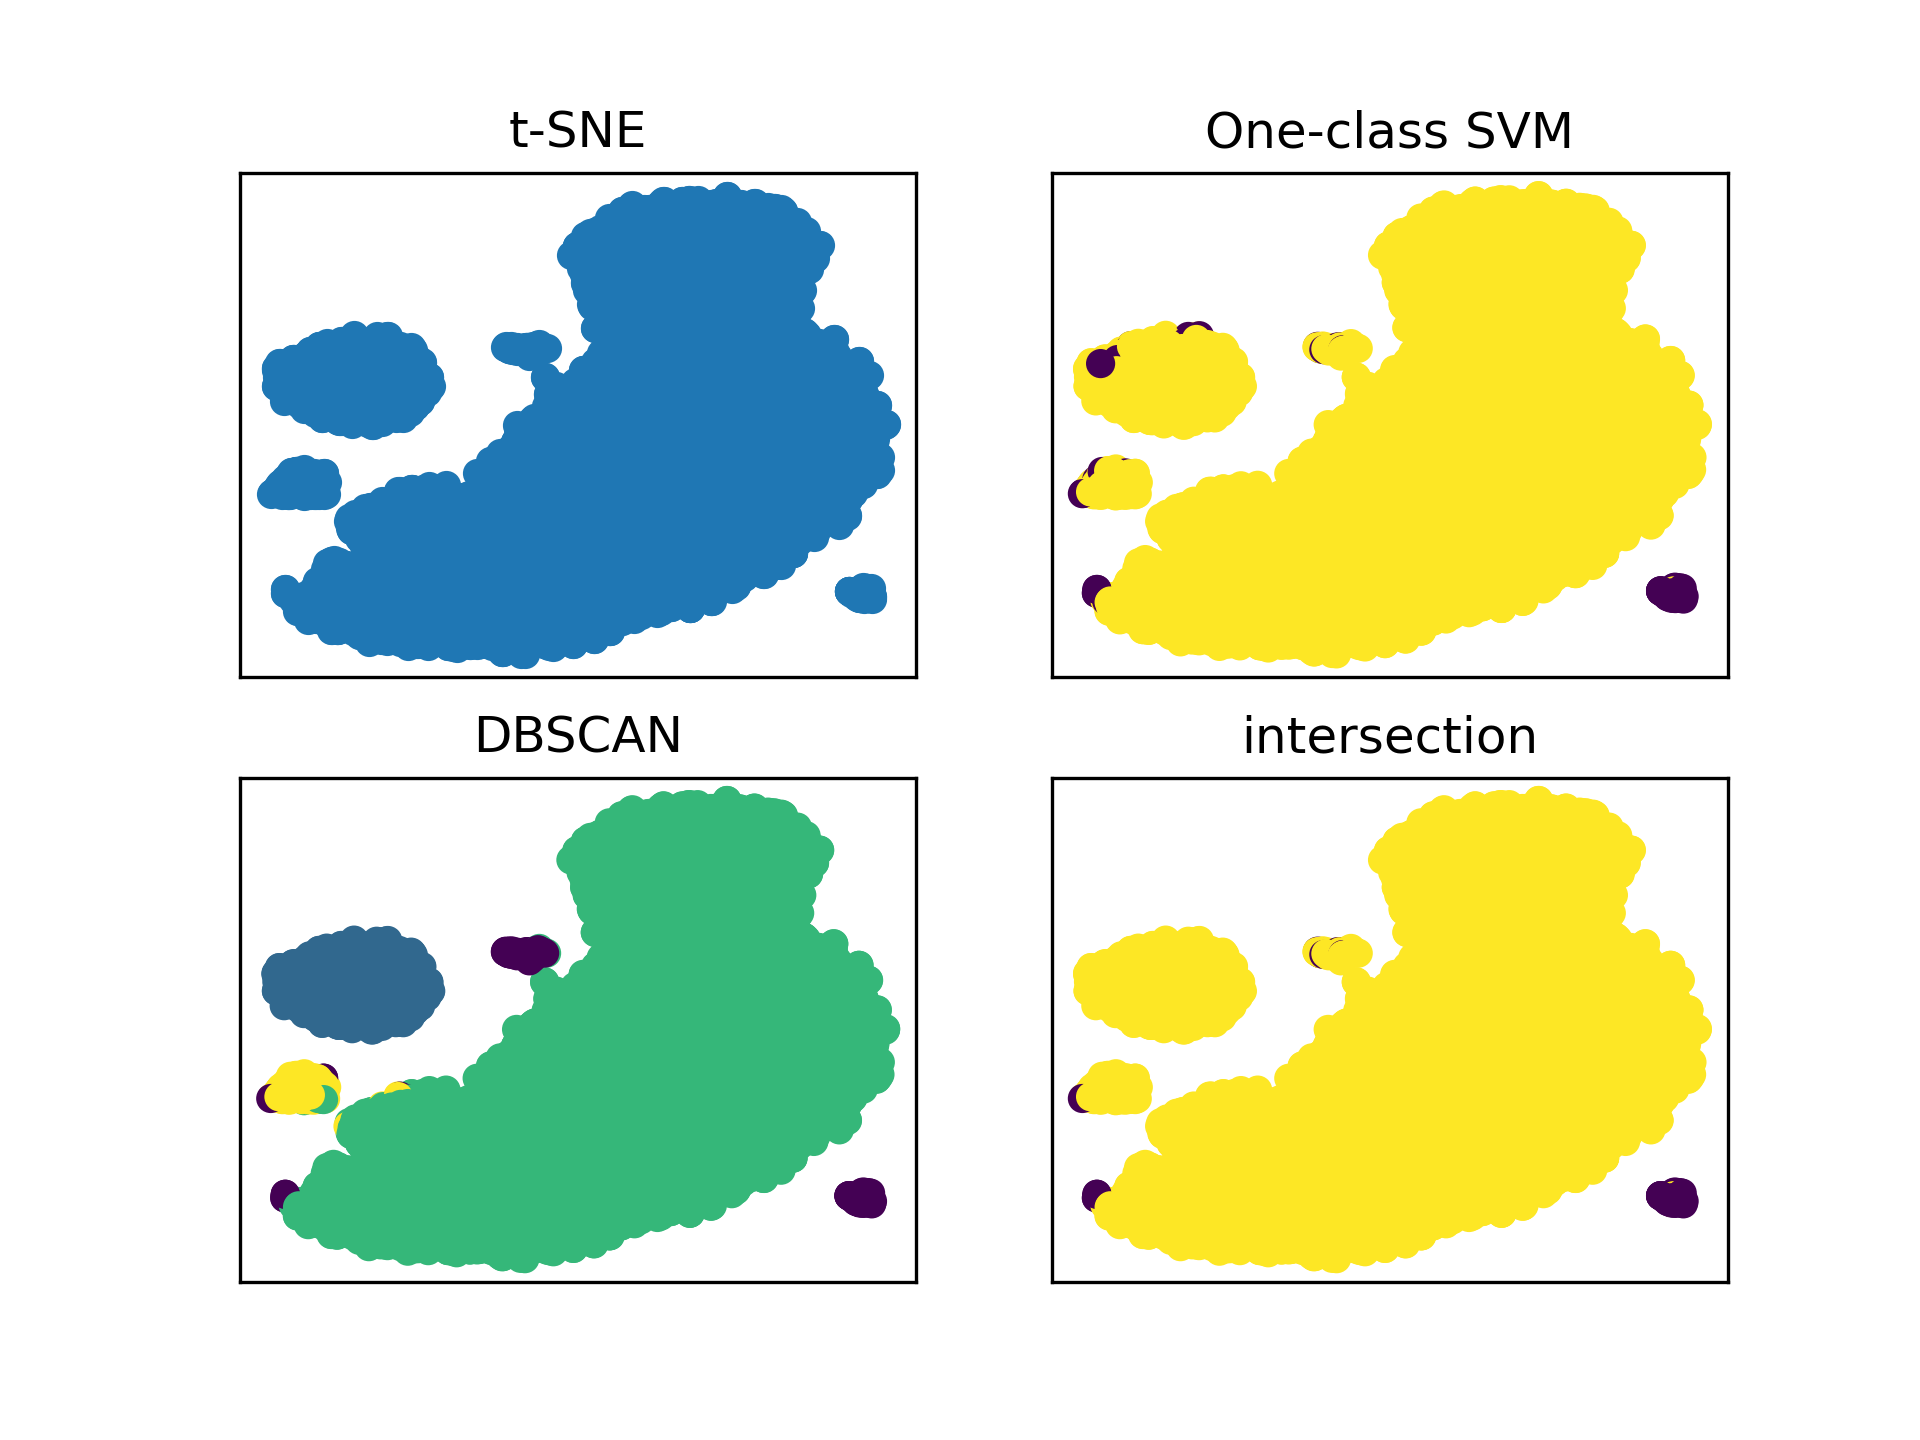

Recreate this plot in Python.
import numpy as np
import matplotlib.pyplot as plt
from sklearn.preprocessing import StandardScaler, MinMaxScaler
from sklearn.decomposition import PCA, KernelPCA
from sklearn.manifold import TSNE
from sklearn.svm import OneClassSVM
from sklearn.cluster import DBSCAN

data = np.load('feature_vector_v1.npy')

# Scaling
# data = MinMaxScaler().fit_transform(data)
data = StandardScaler().fit_transform(data)

# visualization
tsne = TSNE(n_components=2)
data_tsne = tsne.fit_transform(data)
plt.figure()
ax1 = plt.subplot(2,2,1)
ax1.set_title('t-SNE')
ax1.set_xticks([])
ax1.set_yticks([])
plt.scatter(data_tsne[:, 0], data_tsne[:, 1])
# plt.show()

# 降维
pca = PCA(n_components=16)
kpca = KernelPCA(n_components=8, kernel='rbf', gamma=0.1)
data_pca = pca.fit_transform(data)
data_kpca = kpca.fit_transform(data)

# One-class SVM
# ocsvm = OneClassSVM(kernel='linear')
ocsvm = OneClassSVM(nu=0.01, kernel='rbf', gamma=0.1)
ocsvm.fit(data_pca)
label_ocsvm = ocsvm.predict(data_pca)
outlier_idx_ocsvm = np.where(label_ocsvm == -1)[0]

ax2 = plt.subplot(2,2,2)
ax2.set_title('One-class SVM')
ax2.set_xticks([])
ax2.set_yticks([])
print('One-lass SVM: ' + str(len(outlier_idx_ocsvm)))
plt.scatter(data_tsne[:, 0], data_tsne[:, 1], c=label_ocsvm)
# plt.show()


# DBSCAN
dbscan = DBSCAN(eps=0.25, min_samples=100)
dbscan.fit(data_kpca)
label_dbscan = dbscan.labels_
outlier_idx_dbscan = np.where(label_dbscan == -1)[0]

ax3 = plt.subplot(2,2,3)
ax3.set_title('DBSCAN')
ax3.set_xticks([])
ax3.set_yticks([])
print('DBSCAN: ' + str(len(outlier_idx_dbscan)))
plt.scatter(data_tsne[:, 0], data_tsne[:, 1], c=label_dbscan)
# plt.show()

# idx2value
value2idx = np.load('./simple_feature2idx.npy', allow_pickle=True)

def get_dict_key(dic, value):
    keys = list(dic.keys())
    values = list(dic.values())
    idx = values.index(value)
    key = keys[idx]
    
    return key


outlier_idx_common = list(set(outlier_idx_ocsvm) & set(outlier_idx_dbscan))
print('Common: ' + str(len(outlier_idx_common)))

label_common = []
for i in range(data.shape[0]):
    label_common.append(-1 if i in set(outlier_idx_common) else 1)
ax4 = plt.subplot(2,2,4)
ax4.set_title('intersection')
ax4.set_xticks([])
ax4.set_yticks([])
plt.scatter(data_tsne[:, 0], data_tsne[:, 1], c=label_common)
# plt.show()

plt.savefig(fname='task1.png', dpi=300)

outlier_PPID = []
for idx in outlier_idx_common:
    outlier_PPID.append(get_dict_key(value2idx.item()['PPID'], idx))

print(outlier_PPID)
np.save('./outlier_PPID.npy', outlier_PPID)